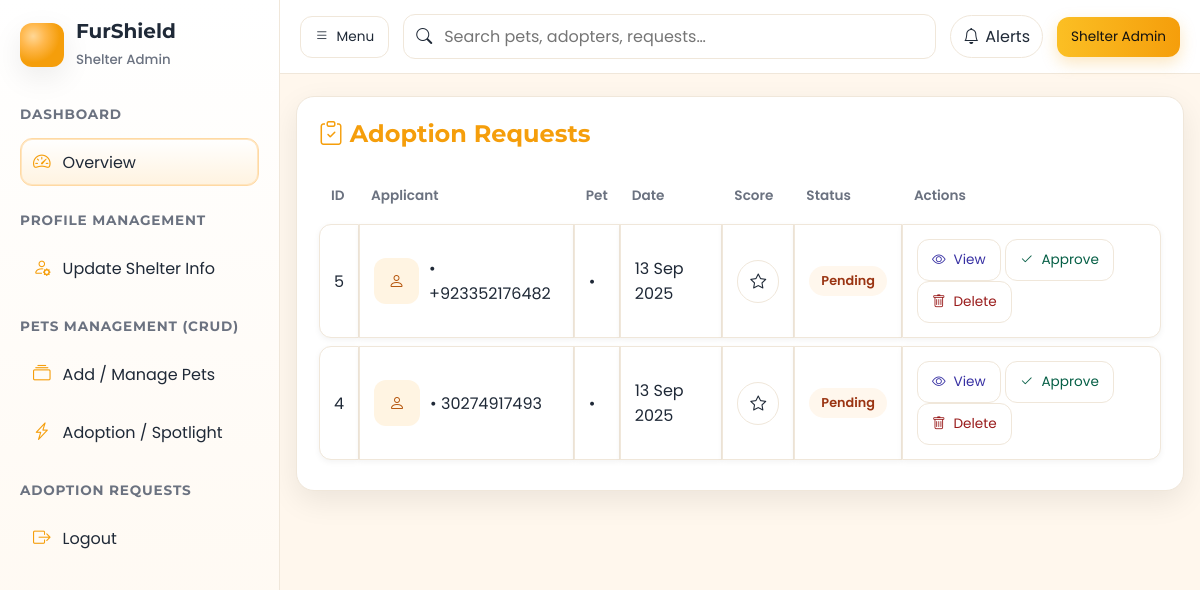
/shelters/request.php, run on the app's committed database.
### tables this page shows
CREATE TABLE `request` (
  `id` int(11) NOT NULL,
  `applicant_name` varchar(150) NOT NULL,
  `email` varchar(190) NOT NULL,
  `phone` varchar(40) NOT NULL,
  `pet_name` varchar(120) NOT NULL,
  `breed` varchar(120) DEFAULT '',
  `request_date` datetime NOT NULL DEFAULT current_timestamp(),
  `score` decimal(4,1) DEFAULT NULL,
  `status` enum('pending','pre-approved','approved','rejected') NOT NULL DEFAULT 'pending',
  `notes` text DEFAULT NULL,
  `shelter_id` int(11) DEFAULT NULL,
  `pet_id` int(11) DEFAULT NULL,
  `addoption_id` int(11) DEFAULT NULL,
  `pet_source` enum('pets','addoption') NOT NULL DEFAULT 'addoption',
  `owner_id` int(11) DEFAULT NULL,
  `applicant_id` int(11) DEFAULT NULL,
  `message` text DEFAULT NULL,
  `experience` text DEFAULT NULL,
  `created_at` datetime NOT NULL DEFAULT current_timestamp(),
  `updated_at` datetime NOT NULL DEFAULT current_timestamp() ON UPDATE current_timestamp()
);

### shelters/request.php (the view, shortened to what this page needs)
<?php
require_once __DIR__ . "/db.php";
$requests = [];
$res = $conn->query("SELECT * FROM request ORDER BY request_date DESC");
if ($res) while ($row = $res->fetch_assoc()) $requests[] = $row;
function h($s){ return htmlspecialchars((string)$s,ENT_QUOTES,'UTF-8'); }
?>
<!DOCTYPE html>
<html lang="en">
<head>
  <link href="https://cdn.jsdelivr.net/npm/bootstrap-icons@1.11.3/font/bootstrap-icons.min.css" rel="stylesheet"/>
</head>
<body>
  <div class="app">
    <?php include("head.php") ?>
    <?php include("sidebar.php") ?>
    <main class="wrap">
      <section class="card">
        <h2 style="font-family:Montserrat;color:var(--primary);margin-bottom:20px">
          <i class="bi bi-clipboard-check"></i> Adoption Requests
        </h2>
        <table>
          <thead>
            <tr>
              <th>ID</th>
              <th>Applicant</th>
              <th>Pet</th>
              <th>Date</th>
              <th>Score</th>
              <th>Status</th>
              <th>Actions</th>
            </tr>
          </thead>
          <tbody>
            <?php if(!$requests): ?>
              <tr><td colspan="7" style="text-align:center;color:var(--muted)">No requests found</td></tr>
            <?php else: foreach($requests as $r): ?>
              <tr>
                <td><?=h($r['id'])?></td>
                <td>
                  <div style="display:flex;align-items:center;gap:10px">
                    <div class="thumb"><i class="bi bi-person"></i></div>
                    <div>
                      <div class="muted"><?=h($r['email'])?> • <?=h($r['phone'])?></div>
                    </div>
                  </div>
                </td>
                <td><strong><?=h($r['pet_name'])?></strong> • <?=h($r['breed'])?></td>
                <td><?=date("d M Y", strtotime($r['request_date']))?></td>
                <td><span class="badge"><i class="bi bi-star"></i> <?=h($r['score'])?></span></td>
                <td><span class="status st-<?=strtolower($r['status'])?>"><?=ucfirst($r['status'])?></span></td>
                <td>
                  <a class="btn btn-view" href="view-request.php?id=<?=$r['id']?>"><i class="bi bi-eye"></i> View</a>
                  <a class="btn btn-approve" href="update-request.php?id=<?=$r['id']?>&status=approved"><i class="bi bi-check2"></i> Approve</a>
                  <a class="btn btn-danger" href="?delete=<?=$r['id']?>" onclick="return confirm('Delete this request?')"><i class="bi bi-trash"></i> Delete</a>
                </td>
              </tr>
            <?php endforeach; endif; ?>
          </tbody>
        </table>
      </section>
    </main>
  </div>
</body>
</html>

### shelters/request.php (style rules this page uses)
:root { --primary:#F59E0B; --accent:#EF4444; --bg:#FFF7ED; --text:#1F2937; --muted:#6B7280; --card:#FFFFFF; --ring:#f0e7da; --radius:18px; --shadow:0 10px 30px rgba(0,0,0,.08); --ok:#065f46; --warn:#9a3412; --info:#3730a3; --bad:#991b1b; }
body { margin:0;background:var(--bg);color:var(--text);font-family:Poppins,sans-serif }
.wrap { width:100%;margin:22px auto;padding:0 16px }
.card { background:var(--card);border:1px solid var(--ring);border-radius:var(--radius); box-shadow:var(--shadow);padding:22px }
table { width:100%;border-collapse:separate;border-spacing:0 8px;margin-top:15px }
th { font-size:.85rem;text-align:left;color:var(--muted);font-weight:600;padding:10px 12px }
td { background:#fff;border:1px solid var(--ring);padding:14px;vertical-align:middle; box-shadow:0 2px 6px rgba(0,0,0,.05) }
tr td:first-child { border-radius:12px 0 0 12px }
tr td:last-child { border-radius:0 12px 12px 0 }
.thumb { width:46px;height:46px;border-radius:12px;background:#fff4e2;display:grid;place-items:center;color:#b45309 }
.status { display:inline-flex;align-items:center;gap:6px;padding:6px 12px;border-radius:999px;font-size:.8rem;font-weight:600 }
.st-pending { background:#fff7ed;color:var(--warn) }
.btn { display:inline-flex;align-items:center;gap:6px;padding:8px 12px;border-radius:8px;font-size:.85rem; border:1px solid var(--ring);text-decoration:none;transition:.2s }
.btn-view { background:#eef2ff;color:#3730a3 }
.btn-danger { background:#fee2e2;color:#991b1b }
.btn-approve { background:#ecfdf5;color:#065f46 }

### shelters/head.php (style rules this page uses)
:root { --primary:#F59E0B; --accent:#EF4444; --bg:#FFF7ED; --text:#1F2937; --muted:#6B7280; --card:#FFFFFF; --ring:#f0e7da; --radius:18px; --shadow:0 10px 30px rgba(0,0,0,.08); }
* { box-sizing:border-box }
html,body { height:100% }
body { margin:0;background:var(--bg);color:var(--text);font-family:Poppins,system-ui,-apple-system,Segoe UI,Roboto,sans-serif }
h1,h2,h3,h4,h5,h6 { font-family:Montserrat, Poppins, sans-serif;margin:0 0 .5rem }
a { text-decoration:none;color:inherit }
.app { min-height:100vh;display:grid;grid-template-columns:280px 1fr;grid-template-rows:auto 1fr }
main { grid-column:2;padding:24px }
.badge { display:inline-flex;align-items:center;gap:6px;background:#fff;border:1px solid var(--ring);border-radius:999px;padding:8px 12px }
.btn { display:inline-flex;align-items:center;gap:8px;border-radius:12px;border:1px solid var(--ring);padding:10px 14px;background:#fff }

### shelters/sidebar.php (style rules this page uses)
:root { --primary:#F59E0B; --accent:#EF4444; --bg:#FFF7ED; --text:#1F2937; --muted:#6B7280; --card:#FFFFFF; --ring:#f0e7da; --radius:18px; --shadow:0 10px 30px rgba(0,0,0,.08); }
* { box-sizing:border-box }
html,body { height:100% }
body { margin:0;background:var(--bg);color:var(--text);font-family:Poppins,system-ui,-apple-system,Segoe UI,Roboto,sans-serif }
h1,h2,h3,h4,h5,h6 { font-family:Montserrat,Poppins,sans-serif;margin:0 0 .5rem }
a { text-decoration:none;color:inherit }
.app { min-height:100vh;display:grid;grid-template-columns:280px 1fr;grid-template-rows:auto 1fr }

### data on the page
request: id "5", phone "+923352176482", request_date "13 Sep 2025", status "Pending"
request: id "4", phone "30274917493", request_date "13 Sep 2025", status "Pending"
